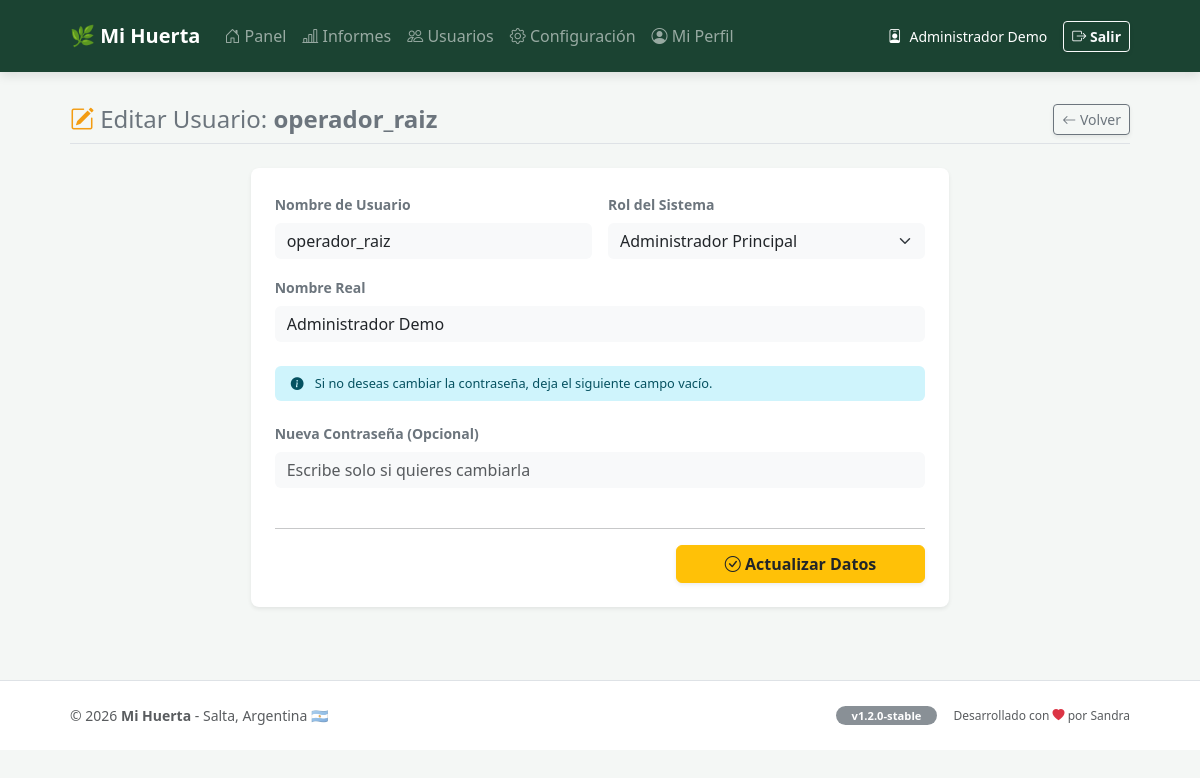
Page /usuarios_editar.php?id=1 (signed in) on the committed database.
### tables this page shows
CREATE TABLE `usuarios` (
  `id` int(11) NOT NULL,
  `nombre_usuario` varchar(50) NOT NULL,
  `password` varchar(255) NOT NULL,
  `nombre_real` varchar(100) DEFAULT NULL,
  `id_rol` int(11) NOT NULL,
  `fecha_alta` date DEFAULT curdate()
);

### usuarios_editar.php (the view, shortened to what this page needs)
<?php
include 'conexion.php';
$id = (int)$_GET['id'];
$stmt = $conexion->prepare("SELECT u.*, r.nombre_rol
                            FROM usuarios u
                            JOIN roles r ON u.id_rol = r.id
                            WHERE u.id = ?");
$stmt->bind_param("i", $id);
$stmt->execute();
$usuario = $stmt->get_result()->fetch_assoc();
include 'encabezado_pagina.php';
?>
<div class="container mt-4 mb-5">
    <div class="d-flex justify-content-between align-items-center mb-4 pb-2 border-bottom">
        <h4 class="text-secondary m-0 fw-normal">
            <i class="bi bi-pencil-square text-warning"></i> Editar Usuario: <span class="fw-bold"><?= htmlspecialchars($usuario['nombre_usuario']) ?></span>
        </h4>
        <a href="usuarios_gestion.php" class="btn btn-outline-secondary btn-sm shadow-sm">
            <i class="bi bi-arrow-left"></i> Volver
        </a>
    </div>
    <div class="row justify-content-center">
        <div class="col-md-8">
            <div class="card shadow-sm border-0 rounded-3">
                <div class="card-body p-4">
                    <form action="usuarios_actualizar.php" method="POST">
                        <div class="row g-3">
                            <div class="col-md-6">
                                <label class="form-label small fw-bold text-secondary">Nombre de Usuario</label>
                                <input type="text" name="nombre_usuario" class="form-control bg-light border-0" value="<?= htmlspecialchars($usuario['nombre_usuario']) ?>" required>
                            </div>
                            <div class="col-md-6">
                                <label class="form-label small fw-bold text-secondary">Rol del Sistema</label>
                                <?php if ($_SESSION['id_rol'] == 1): ?>
                                    <select name="id_rol" class="form-select bg-light border-0">
                                        <option value="1" <?= $usuario['id_rol'] == 1 ? 'selected' : '' ?>>Administrador Principal</option>
                                    </select>
                                <?php endif; ?>
                            </div>
                            <div class="col-md-12">
                                <label class="form-label small fw-bold text-secondary">Nombre Real</label>
                                <input type="text" name="nombre_real" class="form-control bg-light border-0" value="<?= htmlspecialchars($usuario['nombre_real']) ?>" required>
                            </div>
                            <div class="col-md-12">
                                <div class="alert alert-info border-0 mt-2 mb-1 py-2" style="font-size: 0.8rem;">
                                    <i class="bi bi-info-circle-fill me-2"></i> Si no deseas cambiar la contraseña, deja el siguiente campo vacío.
                                </div>
                            </div>
                            <div class="col-md-12">
                                <label class="form-label small fw-bold text-secondary">Nueva Contraseña (Opcional)</label>
                                <input type="password" name="password" class="form-control bg-light border-0" placeholder="Escribe solo si quieres cambiarla">
                            </div>
                            <div class="col-12 text-end mt-4">
                                <hr>
                                <button type="submit" class="btn btn-warning fw-bold px-5 shadow-sm text-dark">
                                    <i class="bi bi-check-circle"></i> Actualizar Datos
                                </button>
                            </div>
                        </div>
                    </form>
                </div>
            </div>
        </div>
    </div>
</div>
<?php include 'pie_pagina.php'; ?>

### css/estilos.css (style rules this page uses)
body { background-color: #f4f7f5; font-family: 'Segoe UI', Roboto, Helvetica, Arial, sans-serif; color: #333; margin: 0; padding: 0; }
.container { max-width: 1100px; margin: 0 auto; padding: 0 20px; }
.card { border: none; border-radius: 12px; box-shadow: 0 4px 15px rgba(0,0,0,0.05); background-color: #ffffff; margin-bottom: 25px; }
.text-warning { color: #f39c12 !important; }

### rows in the picture
usuarios: nombre_usuario "operador_raiz", id_rol "Administrador Principal", nombre_real "Administrador Demo"

### other values in the picture
$_SESSION['nombre_real'] "Administrador Demo"
